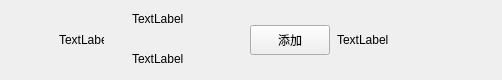
<?xml version="1.0" encoding="UTF-8"?>
<ui version="4.0">
 <class>ApplyFriendItem</class>
 <widget class="QWidget" name="ApplyFriendItem">
  <property name="geometry">
   <rect>
    <x>0</x>
    <y>0</y>
    <width>502</width>
    <height>80</height>
   </rect>
  </property>
  <property name="windowTitle">
   <string>Form</string>
  </property>
  <layout class="QHBoxLayout" name="horizontalLayout">
   <property name="spacing">
    <number>6</number>
   </property>
   <property name="leftMargin">
    <number>9</number>
   </property>
   <property name="topMargin">
    <number>0</number>
   </property>
   <property name="rightMargin">
    <number>0</number>
   </property>
   <property name="bottomMargin">
    <number>0</number>
   </property>
   <item>
    <spacer name="horizontalSpacer">
     <property name="orientation">
      <enum>Qt::Orientation::Horizontal</enum>
     </property>
     <property name="sizeType">
      <enum>QSizePolicy::Policy::Fixed</enum>
     </property>
     <property name="sizeHint" stdset="0">
      <size>
       <width>50</width>
       <height>20</height>
      </size>
     </property>
    </spacer>
   </item>
   <item>
    <widget class="QLabel" name="icon_label">
     <property name="minimumSize">
      <size>
       <width>45</width>
       <height>45</height>
      </size>
     </property>
     <property name="maximumSize">
      <size>
       <width>45</width>
       <height>45</height>
      </size>
     </property>
     <property name="text">
      <string>TextLabel</string>
     </property>
    </widget>
   </item>
   <item>
    <widget class="QWidget" name="widget" native="true">
     <layout class="QHBoxLayout" name="horizontalLayout_2">
      <property name="spacing">
       <number>7</number>
      </property>
      <property name="leftMargin">
       <number>11</number>
      </property>
      <property name="topMargin">
       <number>2</number>
      </property>
      <property name="rightMargin">
       <number>11</number>
      </property>
      <property name="bottomMargin">
       <number>2</number>
      </property>
      <item>
       <widget class="QWidget" name="widget_2" native="true">
        <layout class="QVBoxLayout" name="verticalLayout">
         <property name="spacing">
          <number>10</number>
         </property>
         <property name="leftMargin">
          <number>11</number>
         </property>
         <property name="topMargin">
          <number>2</number>
         </property>
         <property name="rightMargin">
          <number>11</number>
         </property>
         <property name="bottomMargin">
          <number>2</number>
         </property>
         <item>
          <widget class="QLabel" name="user_chat_label">
           <property name="minimumSize">
            <size>
             <width>100</width>
             <height>30</height>
            </size>
           </property>
           <property name="maximumSize">
            <size>
             <width>200</width>
             <height>30</height>
            </size>
           </property>
           <property name="text">
            <string>TextLabel</string>
           </property>
          </widget>
         </item>
         <item>
          <widget class="QLabel" name="user_name_label">
           <property name="minimumSize">
            <size>
             <width>100</width>
             <height>30</height>
            </size>
           </property>
           <property name="maximumSize">
            <size>
             <width>200</width>
             <height>30</height>
            </size>
           </property>
           <property name="text">
            <string>TextLabel</string>
           </property>
          </widget>
         </item>
        </layout>
       </widget>
      </item>
      <item>
       <widget class="ClickedBtn" name="addBtn">
        <property name="minimumSize">
         <size>
          <width>80</width>
          <height>30</height>
         </size>
        </property>
        <property name="maximumSize">
         <size>
          <width>80</width>
          <height>30</height>
         </size>
        </property>
        <property name="text">
         <string>添加</string>
        </property>
       </widget>
      </item>
      <item>
       <widget class="QLabel" name="already_add_label">
        <property name="minimumSize">
         <size>
          <width>40</width>
          <height>0</height>
         </size>
        </property>
        <property name="text">
         <string>TextLabel</string>
        </property>
       </widget>
      </item>
      <item>
       <spacer name="horizontalSpacer_2">
        <property name="orientation">
         <enum>Qt::Orientation::Horizontal</enum>
        </property>
        <property name="sizeType">
         <enum>QSizePolicy::Policy::Fixed</enum>
        </property>
        <property name="sizeHint" stdset="0">
         <size>
          <width>50</width>
          <height>20</height>
         </size>
        </property>
       </spacer>
      </item>
     </layout>
    </widget>
   </item>
  </layout>
 </widget>
 <customwidgets>
  <customwidget>
   <class>ClickedBtn</class>
   <extends>QPushButton</extends>
   <header>clickedbtn.h</header>
  </customwidget>
 </customwidgets>
 <resources/>
 <connections/>
</ui>
